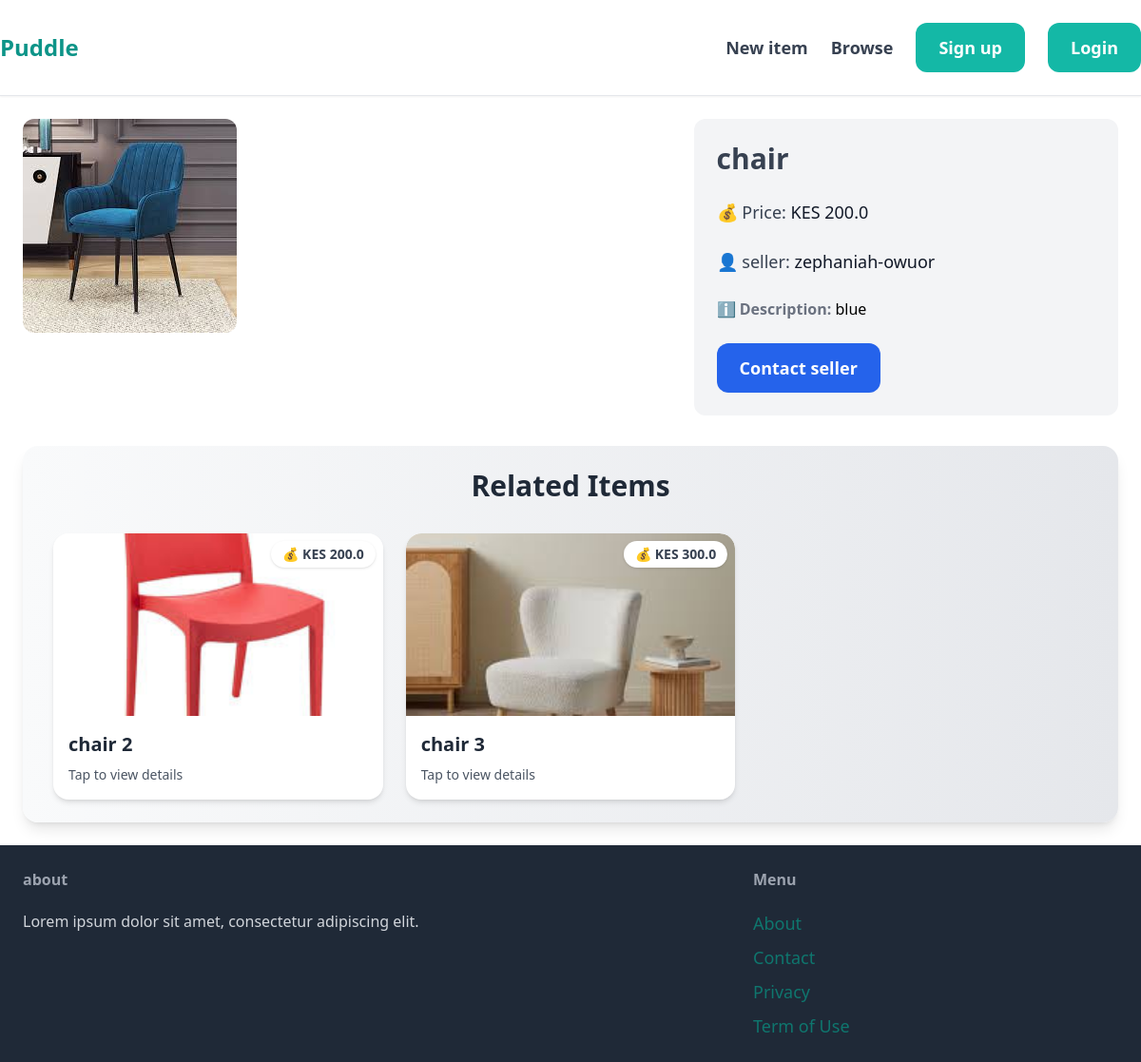
The page /item/5/ on the database its author committed.
### item/models.py (models this page shows, shortened)
class Item(models.Model):
    category = models.ForeignKey(Category, related_name='items', on_delete=models.CASCADE)
    name = models.CharField(max_length=255)
    description = models.TextField(blank=True)
    price = models.FloatField()
    image = models.ImageField(upload_to='items_images', blank=True, null=True)
    is_sold = models.BooleanField(default=False)
    created_at = models.DateTimeField(auto_now_add=True)
    created_by = models.ForeignKey(User, related_name='items', on_delete=models.CASCADE)

### item/views.py (the view)
# urls.py: path('<int:pk>/', views.detail, name='detail'),
def detail(request, pk):
    item = get_object_or_404(Item, pk=pk)
    related_items = Item.objects.filter(category=item.category, is_sold=False).exclude(pk=pk) [0:3]# exclude the current item
    return render(request, 'item/detail.html', {'item': item, 'related_items': related_items})

### item/templates/item/detail.html (shortened to what this page needs)
{% extends "core/base.html" %}
{% block content %}
<div class="grid grid-cols-5 gap-6">
    <div class="col-span-3">
        <img src="{{ item.image.url }}" alt="" class="rounded-xl">
    </div>
    <div class="col-span-2 p-6 bg-gray-100 rounded-xl">
        <h1 class="mb-6 text-3xl font-semibold text-gray-700">{{ item.name }}</h1>
        <p class="mb-6 text-lg text-gray-700">💰 Price: <span class="font-medium text-gray-900">KES {{ item.price }}</span></p>
        <p class="mb-6 text-lg text-gray-700"> 👤 seller: <span class="font-medium text-gray-900">{{ item.created_by.username }}</span></p>
        {% if item.description %}
        <p class="text-grey-700">
            <strong class="text-gray-500"> ℹ️ Description:</strong> {{ item.description }}</strong>
        </p>
        {% endif %}
        <a href="#" class="inline-block mt-6 px-6 py-3 text-lg font-semibold text-white bg-blue-600 rounded-xl hoover:bg-blue-700"> Contact seller</a>
    </div>
</div>
<div class="mt-8 px-8 py-6 bg-gradient-to-r from-gray-50 to-gray-200 shadow-lg rounded-2xl">
    <h2 class="mb-8 text-3xl font-semibold text-center text-gray-800">Related Items</h2>
    <div class="grid grid-cols-1 sm:grid-cols-2 md:grid-cols-3 gap-6">
        {% for item in related_items %}
            <div class="transition-transform transform hover:scale-105 hover:shadow-xl bg-white rounded-2xl shadow-md overflow-hidden">
                <a href="{% url 'item:detail' item.id %}" class="block">
                    <div class="relative">
                        <img src="{{ item.image.url }}" alt="{{ item.name }}" class="rounded-t-2xl w-full h-48 object-cover">
                        <div class="absolute top-2 right-2 bg-white px-3 py-1 rounded-full text-sm font-semibold text-gray-700 shadow">
                            💰 KES {{ item.price }}
                        </div>
                    </div>
                    <div class="p-4">
                        <h2 class="text-xl font-semibold text-gray-800">{{ item.name }}</h2>
                        <p class="mt-2 text-sm text-gray-600">Tap to view details</p>
                    </div>
                </a>
            </div>
        {% endfor %}
    </div>
</div>
{% endblock %}

### rows shown on the page
Item: image (picture), name "chair", price "200.0", created_by.username "zephaniah-owuor", description "blue"
Item: image (picture), price "200.0", name "chair 2"
Item: image (picture), price "300.0", name "chair 3"
